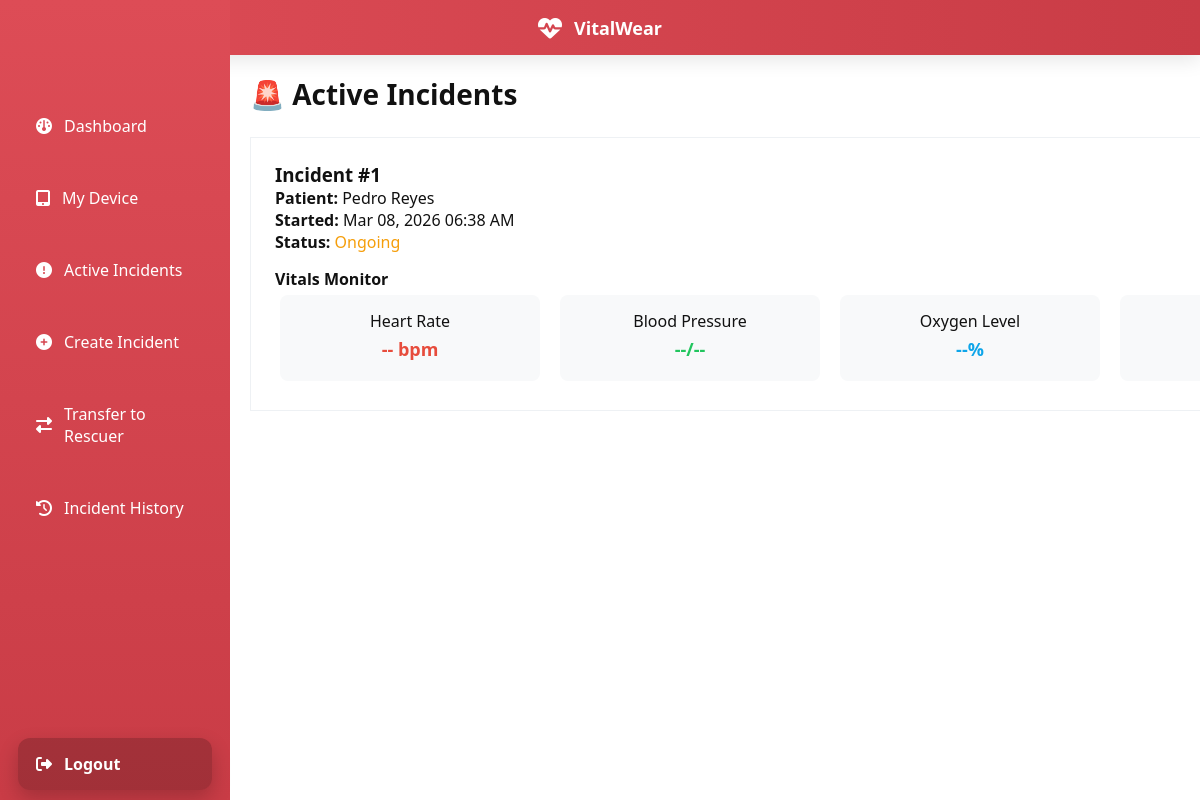
The app's page /roles/responder/active_incidents_simple.php (signed in) with its own data.
### tables this page shows
CREATE TABLE IF NOT EXISTS incident (
    incident_id INT PRIMARY KEY AUTO_INCREMENT,
    log_id INT DEFAULT NULL,
    pat_id INT NOT NULL,
    resp_id INT NOT NULL,
    resc_id INT DEFAULT NULL,
    start_time TIMESTAMP NOT NULL DEFAULT CURRENT_TIMESTAMP,
    end_time TIMESTAMP NULL DEFAULT NULL,
    status ENUM('ongoing','transferred','completed') DEFAULT 'ongoing',
    FOREIGN KEY (log_id) REFERENCES device_log(log_id) ON UPDATE CASCADE,
    FOREIGN KEY (pat_id) REFERENCES patient(pat_id) ON UPDATE CASCADE,
    FOREIGN KEY (resp_id) REFERENCES responder(resp_id) ON UPDATE CASCADE,
    FOREIGN KEY (resc_id) REFERENCES rescuer(resc_id) ON DELETE SET NULL ON UPDATE CASCADE
);

CREATE TABLE IF NOT EXISTS patient (
    pat_id INT PRIMARY KEY AUTO_INCREMENT,
    pat_name VARCHAR(100) NOT NULL,
    birthdate DATE NOT NULL,
    contact_number VARCHAR(15) DEFAULT NULL,
    created_at TIMESTAMP DEFAULT CURRENT_TIMESTAMP
);

### roles/responder/active_incidents_simple.php (the view, shortened to what this page needs)
<?php
include("../../database/connection.php");
$responder_id = $_SESSION['user_id'];
$stmt = $conn->prepare("
    SELECT i.incident_id, i.status, i.start_time, p.pat_name, p.pat_id,
           (SELECT COUNT(*) FROM vitalstat v WHERE v.incident_id = i.incident_id) as vital_count
    FROM incident i
    JOIN patient p ON i.pat_id = p.pat_id
    WHERE i.resp_id = ? AND i.status = 'ongoing'
    ORDER BY i.start_time DESC
");
$stmt->bind_param("i", $responder_id);
$stmt->execute();
$incidents = $stmt->get_result();
?>
<!DOCTYPE html>
<html lang="en">
<head>
<link rel="stylesheet" href="../../assets/css/styles.css">
</head>
<body>
<header class="topbar">
    <div style="display: flex; align-items: center; gap: 12px;">
        <i class="fa fa-heart-pulse" style="font-size: 24px; color: var(--medical-cyan);"></i>
        <span style="font-size: 18px; font-weight: 700;">VitalWear</span>
    </div>
</header>
<nav id="sidebar">
<a href="dashboard.php"><i class="fa fa-gauge"></i> Dashboard</a>
<a href="device.php"><i class="fa fa-tablet"></i> My Device</a>
<a href="active_incidents.php"><i class="fa fa-exclamation-circle"></i> Active Incidents</a>
<a href="create_incident.php"><i class="fa fa-plus-circle"></i> Create Incident</a>
<a href="transfer_incident.php"><i class="fa fa-exchange"></i> Transfer to Rescuer</a>
<a href="incident_history.php"><i class="fa fa-history"></i> Incident History</a>
<a href="../../api/auth/logout.php"><i class="fa fa-sign-out"></i> Logout</a>
</nav>
<main class="container" style="display:block;overflow-y:auto;width:100%;padding:20px;">
<h2 style="color: var(--deep-hospital-blue); margin-bottom: 24px; font-weight: 700; font-size: 1.75rem;">🚨 Active Incidents</h2>
<?php if($incidents->num_rows > 0): ?>
    <?php while($incident = $incidents->fetch_assoc()): ?>
    <div class="incident-card">
        <div style="display:flex;justify-content:space-between;align-items:center;margin-bottom:15px;">
            <div>
                <h3>Incident #<?php echo $incident['incident_id']; ?></h3>
                <p><strong>Patient:</strong> <?php echo htmlspecialchars($incident['pat_name']); ?></p>
                <p><strong>Started:</strong> <?php echo date('M d, Y h:i A', strtotime($incident['start_time'])); ?></p>
                <p><strong>Status:</strong> <span style="color:#f59e0b;"><?php echo ucfirst($incident['status']); ?></span></p>
            </div>
        </div>
        <div id="vitals-<?php echo $incident['incident_id']; ?>">
            <h4>Vitals Monitor</h4>
            <div style="display:grid;grid-template-columns:repeat(4,1fr);gap:10px;">
                <div class="vital-card">
                    <div>Heart Rate</div>
                    <div class="vital-value" id="hr-<?php echo $incident['incident_id']; ?>" style="color:#e74c3c;">-- bpm</div>
                </div>
                <div class="vital-card">
                    <div>Blood Pressure</div>
                    <div class="vital-value" id="bp-<?php echo $incident['incident_id']; ?>" style="color:#22c55e;">--/--</div>
                </div>
                <div class="vital-card">
                    <div>Oxygen Level</div>
                    <div class="vital-value" id="o2-<?php echo $incident['incident_id']; ?>" style="color:#0ea5e9;">--%</div>
                </div>
                <div class="vital-card">
                    <div>Last Update</div>
                    <div class="vital-value" id="time-<?php echo $incident['incident_id']; ?>" style="color:#7c3aed;">--:--</div>
                </div>
            </div>
        </div>
    </div>
    <?php endwhile; ?>
<?php endif; ?>
</main>
</body>
</html>

### assets/css/styles.css (style rules this page uses)
* { margin:0; padding:0; box-sizing:border-box; }
body { font-family:"Segoe UI", sans-serif; background:linear-gradient(135deg,#e3e9f2,#f6f8fc); color:#111; overflow-x:hidden; }
.topbar { position:fixed; top:0; left:0; width:100%; height:55px; display:flex; align-items:center; justify-content:center; background:linear-gradient(90deg,#dd4c56,#c93c46); color:white; font-weight:700; z-index:900; box-shadow:0 5px 20px rgba(0,0,0,.1); }
#sidebar { position:fixed; left:0; top:0; width:230px; height:100vh; padding-top:90px; background:linear-gradient(180deg,#dd4c56,#c93c46); display:flex; flex-direction:column; z-index:1000; }
#sidebar a { display:flex; align-items:center; gap:12px; color:white; text-decoration:none; padding:15px 18px; margin:10px 18px; border-radius:12px; transition:.3s; }
#sidebar a:last-child { margin-top:auto; background:rgba(0,0,0,.2); font-weight:600; box-shadow:0 8px 20px rgba(0,0,0,.2); }
.container { position:fixed; top:55px; left:230px; width:calc(100% - 230px); height:calc(100vh - 55px); display:flex; justify-content:center; align-items:center; padding:25px; }

### roles/responder/active_incidents_simple.php (style rules this page uses)
.vital-card { background: #f8f9fa; padding: 15px; border-radius: 8px; text-align: center; margin: 5px; }
.vital-value { font-size: 18px; font-weight: bold; margin: 5px 0; }
.incident-card { background: var(--surface); padding: 24px; border-radius: var(--radius-lg); margin: 16px 0; box-shadow: var(--shadow); border: 1px solid rgba(169, 183, 198, 0.2); }

### records on screen
incident: incident_id "1", pat.pat_name "Pedro Reyes", start_time "Mar 08, 2026 06:38 AM", status "Ongoing"
